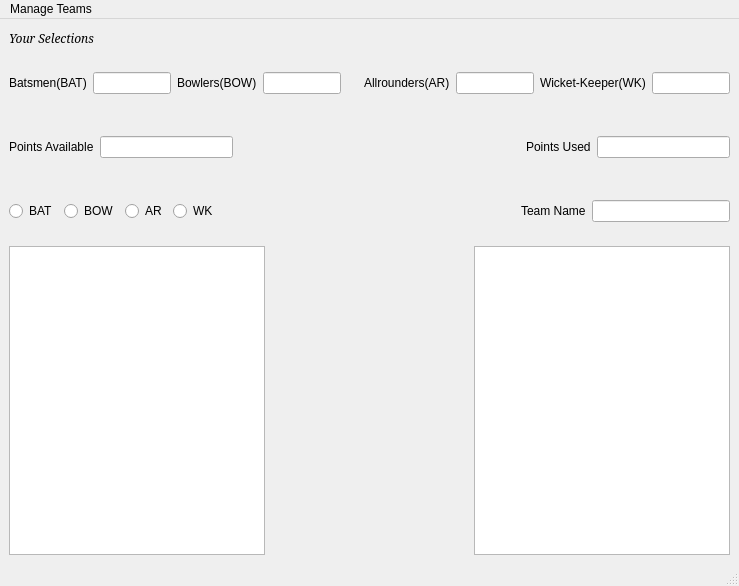
<?xml version="1.0" encoding="UTF-8"?>
<ui version="4.0">
 <class>MainWindow</class>
 <widget class="QMainWindow" name="MainWindow">
  <property name="geometry">
   <rect>
    <x>0</x>
    <y>0</y>
    <width>739</width>
    <height>586</height>
   </rect>
  </property>
  <property name="windowTitle">
   <string>MainWindow</string>
  </property>
  <widget class="QWidget" name="centralwidget">
   <layout class="QVBoxLayout" name="verticalLayout">
    <item>
     <layout class="QHBoxLayout" name="horizontalLayout">
      <item>
       <widget class="QLabel" name="l1">
        <property name="font">
         <font>
          <family>Constantia</family>
          <italic>true</italic>
          <underline>false</underline>
         </font>
        </property>
        <property name="text">
         <string>Your Selections</string>
        </property>
       </widget>
      </item>
      <item>
       <spacer name="horizontalSpacer">
        <property name="orientation">
         <enum>Qt::Horizontal</enum>
        </property>
        <property name="sizeHint" stdset="0">
         <size>
          <width>40</width>
          <height>20</height>
         </size>
        </property>
       </spacer>
      </item>
     </layout>
    </item>
    <item>
     <layout class="QHBoxLayout" name="horizontalLayout_2">
      <item>
       <widget class="QLabel" name="l2">
        <property name="text">
         <string>Batsmen(BAT)</string>
        </property>
       </widget>
      </item>
      <item>
       <widget class="QLineEdit" name="t1"/>
      </item>
      <item>
       <widget class="QLabel" name="l3">
        <property name="text">
         <string>Bowlers(BOW)</string>
        </property>
       </widget>
      </item>
      <item>
       <widget class="QLineEdit" name="t2"/>
      </item>
      <item>
       <spacer name="verticalSpacer">
        <property name="orientation">
         <enum>Qt::Vertical</enum>
        </property>
        <property name="sizeType">
         <enum>QSizePolicy::Fixed</enum>
        </property>
        <property name="sizeHint" stdset="0">
         <size>
          <width>17</width>
          <height>58</height>
         </size>
        </property>
       </spacer>
      </item>
      <item>
       <widget class="QLabel" name="l4">
        <property name="text">
         <string>Allrounders(AR)</string>
        </property>
       </widget>
      </item>
      <item>
       <widget class="QLineEdit" name="t3"/>
      </item>
      <item>
       <widget class="QLabel" name="l5">
        <property name="text">
         <string>Wicket-Keeper(WK)</string>
        </property>
       </widget>
      </item>
      <item>
       <widget class="QLineEdit" name="t4"/>
      </item>
     </layout>
    </item>
    <item>
     <layout class="QHBoxLayout" name="horizontalLayout_3">
      <item>
       <widget class="QLabel" name="l6">
        <property name="text">
         <string>Points Available</string>
        </property>
       </widget>
      </item>
      <item>
       <widget class="QLineEdit" name="t5"/>
      </item>
      <item>
       <spacer name="horizontalSpacer_6">
        <property name="orientation">
         <enum>Qt::Horizontal</enum>
        </property>
        <property name="sizeHint" stdset="0">
         <size>
          <width>40</width>
          <height>20</height>
         </size>
        </property>
       </spacer>
      </item>
      <item>
       <spacer name="verticalSpacer_2">
        <property name="orientation">
         <enum>Qt::Vertical</enum>
        </property>
        <property name="sizeType">
         <enum>QSizePolicy::Fixed</enum>
        </property>
        <property name="sizeHint" stdset="0">
         <size>
          <width>20</width>
          <height>58</height>
         </size>
        </property>
       </spacer>
      </item>
      <item>
       <spacer name="horizontalSpacer_5">
        <property name="orientation">
         <enum>Qt::Horizontal</enum>
        </property>
        <property name="sizeHint" stdset="0">
         <size>
          <width>40</width>
          <height>20</height>
         </size>
        </property>
       </spacer>
      </item>
      <item>
       <widget class="QLabel" name="l7">
        <property name="text">
         <string>Points Used</string>
        </property>
       </widget>
      </item>
      <item>
       <widget class="QLineEdit" name="t6"/>
      </item>
     </layout>
    </item>
    <item>
     <layout class="QHBoxLayout" name="horizontalLayout_5">
      <item>
       <widget class="QRadioButton" name="r1">
        <property name="text">
         <string>BAT</string>
        </property>
       </widget>
      </item>
      <item>
       <widget class="QRadioButton" name="r2">
        <property name="text">
         <string>BOW</string>
        </property>
       </widget>
      </item>
      <item>
       <widget class="QRadioButton" name="r3">
        <property name="text">
         <string>AR</string>
        </property>
       </widget>
      </item>
      <item>
       <widget class="QRadioButton" name="r4">
        <property name="text">
         <string>WK</string>
        </property>
       </widget>
      </item>
      <item>
       <spacer name="horizontalSpacer_4">
        <property name="orientation">
         <enum>Qt::Horizontal</enum>
        </property>
        <property name="sizeHint" stdset="0">
         <size>
          <width>40</width>
          <height>20</height>
         </size>
        </property>
       </spacer>
      </item>
      <item>
       <spacer name="verticalSpacer_3">
        <property name="orientation">
         <enum>Qt::Vertical</enum>
        </property>
        <property name="sizeType">
         <enum>QSizePolicy::Fixed</enum>
        </property>
        <property name="sizeHint" stdset="0">
         <size>
          <width>20</width>
          <height>58</height>
         </size>
        </property>
       </spacer>
      </item>
      <item>
       <spacer name="horizontalSpacer_3">
        <property name="orientation">
         <enum>Qt::Horizontal</enum>
        </property>
        <property name="sizeHint" stdset="0">
         <size>
          <width>40</width>
          <height>20</height>
         </size>
        </property>
       </spacer>
      </item>
      <item>
       <widget class="QLabel" name="l8">
        <property name="text">
         <string>Team Name</string>
        </property>
       </widget>
      </item>
      <item>
       <widget class="QLineEdit" name="t7"/>
      </item>
     </layout>
    </item>
    <item>
     <layout class="QHBoxLayout" name="horizontalLayout_4">
      <item>
       <widget class="QListWidget" name="list1"/>
      </item>
      <item>
       <spacer name="horizontalSpacer_2">
        <property name="orientation">
         <enum>Qt::Horizontal</enum>
        </property>
        <property name="sizeHint" stdset="0">
         <size>
          <width>40</width>
          <height>20</height>
         </size>
        </property>
       </spacer>
      </item>
      <item>
       <widget class="QListWidget" name="list2"/>
      </item>
     </layout>
    </item>
   </layout>
  </widget>
  <widget class="QStatusBar" name="statusbar"/>
  <widget class="QMenuBar" name="menubar">
   <property name="geometry">
    <rect>
     <x>0</x>
     <y>0</y>
     <width>739</width>
     <height>26</height>
    </rect>
   </property>
   <widget class="QMenu" name="menu">
    <property name="title">
     <string>Manage Teams</string>
    </property>
    <addaction name="action1"/>
    <addaction name="action2"/>
    <addaction name="action3"/>
    <addaction name="action4"/>
   </widget>
   <addaction name="menu"/>
  </widget>
  <action name="action1">
   <property name="text">
    <string>NEW Team</string>
   </property>
  </action>
  <action name="action2">
   <property name="text">
    <string>OPEN Team</string>
   </property>
  </action>
  <action name="action3">
   <property name="text">
    <string>SAVE Team</string>
   </property>
  </action>
  <action name="action4">
   <property name="text">
    <string>EVALUATE Team</string>
   </property>
  </action>
 </widget>
 <resources/>
 <connections/>
</ui>
